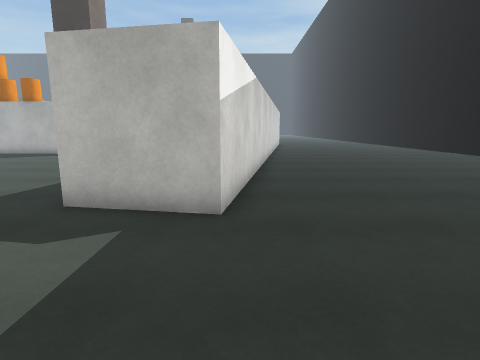
[1] (above)

22 first-person views from a walk through a 3-D level made in the Unity game engine. The camera is 1.4 m above the floor, tilts 10° down and sees 80° across. The floor is counted in squares, 1 m on a side. Each view is taken from the middle of a square. On the plan, view 1 faces up. The plan holds only what a view shows up to about 14 squares ahead; the rest is blank. The place goes on beyond the plan. The player is left out. Surface patterns are stand-ins for the level's own textures.

[2]
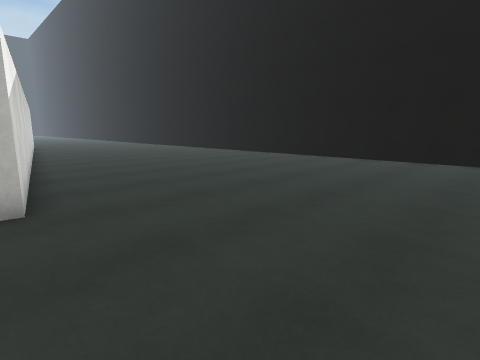

[3]
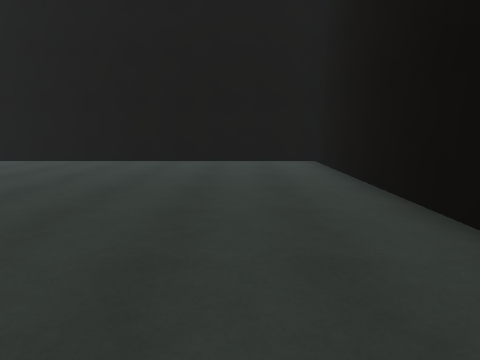

[4]
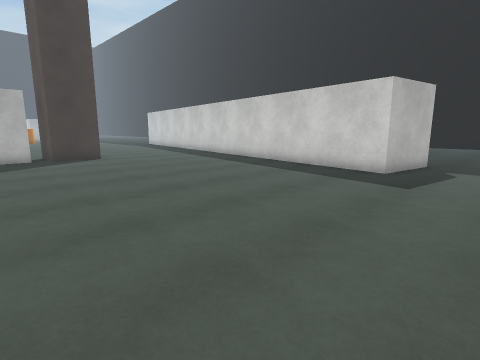

[5]
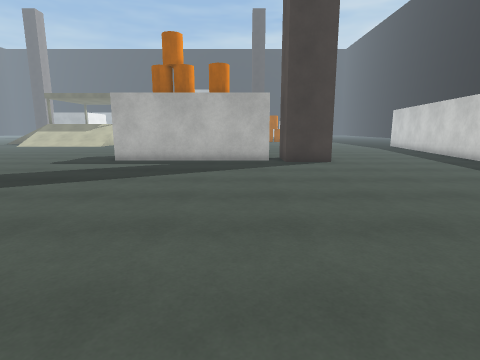

[6]
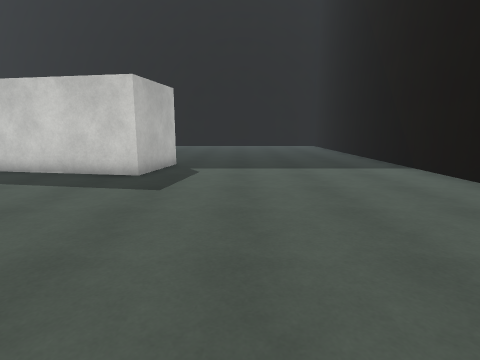

[7]
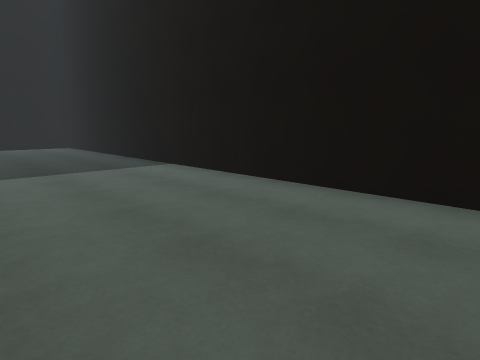

[8]
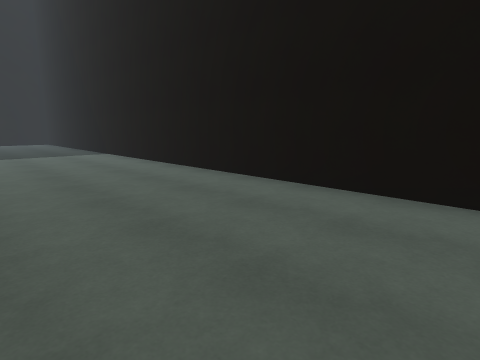

[9]
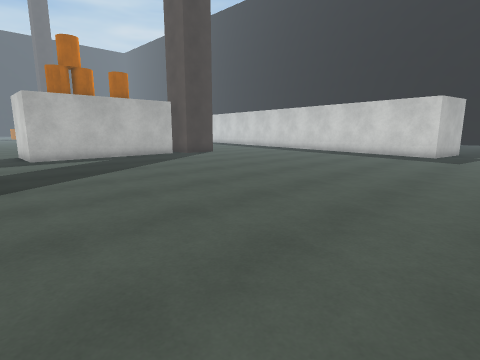

[10]
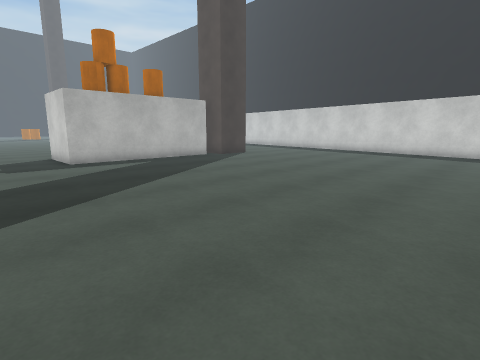

[11]
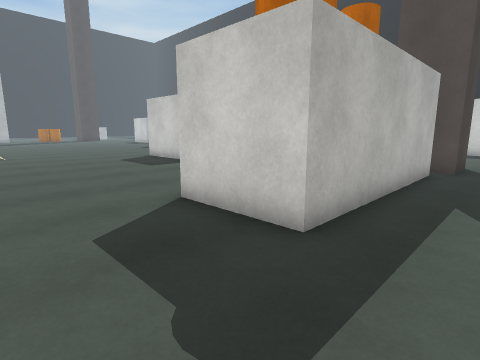

[12]
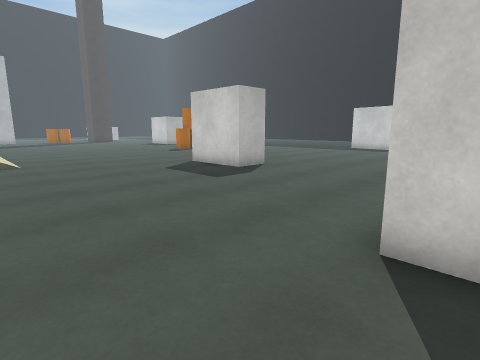

[13]
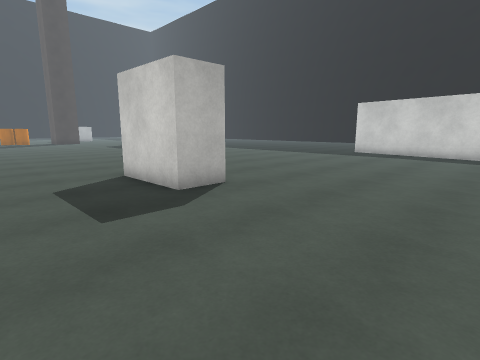

[14]
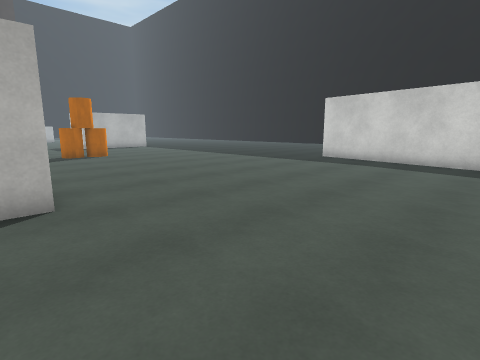

[15]
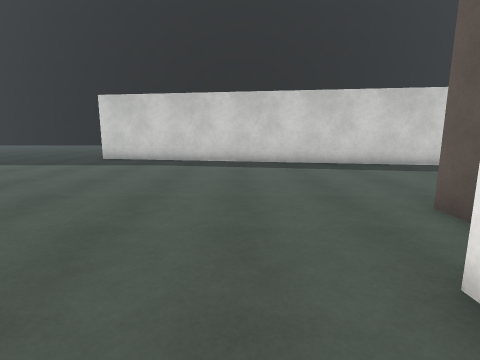

[16]
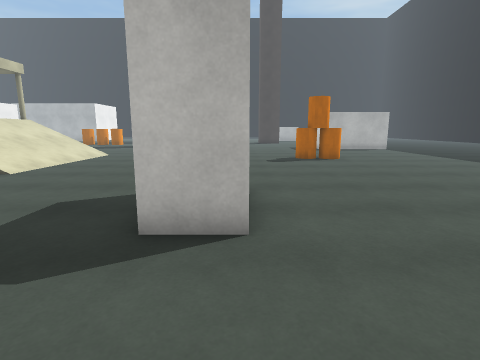

[17]
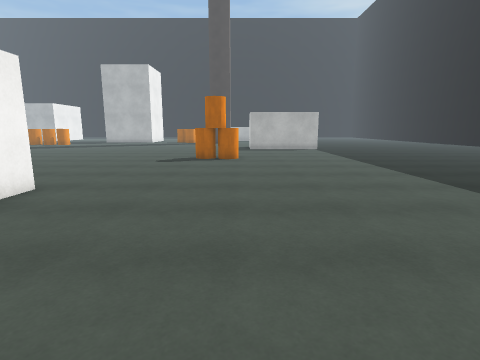

[18]
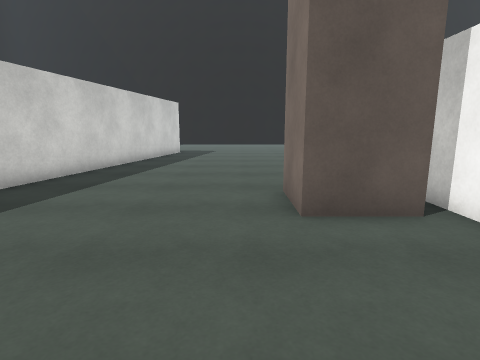

[19]
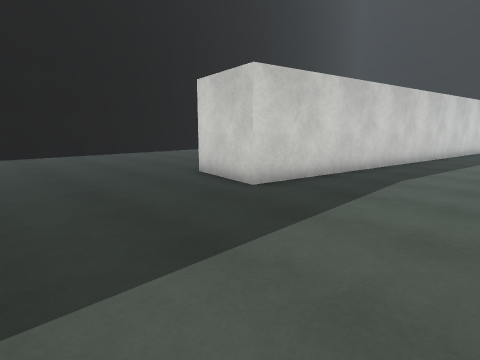

[20]
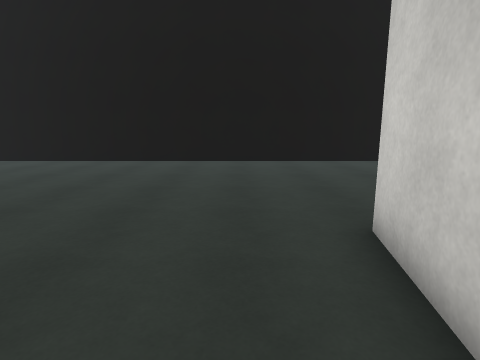

[21]
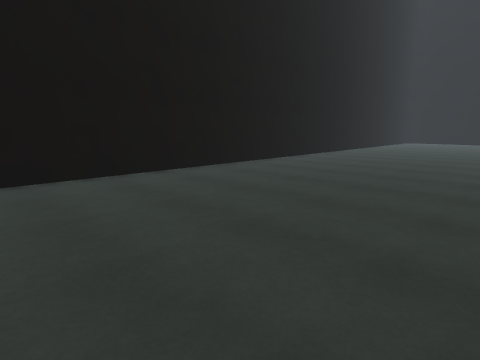

[22]
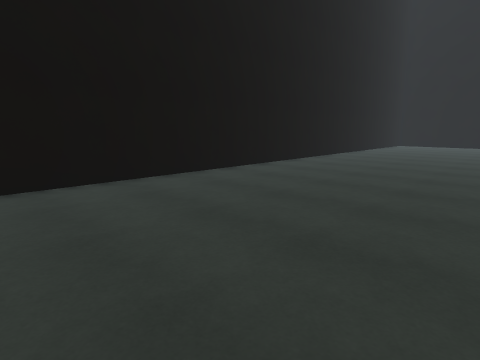

### Floor plan
Points are (right, up) in squares from view 1. A wall is a line through its corners. A room is listed if a view was taken in it or the views show most of it. See-through windows are left out.
Room 1 (views 1, 2, 3, 4, 5, 6, 7, 8, 9, 10, 11, 12, 13, 14, 15, 16, 17, 18, 19, 20, 21, 22)
walls: (-10, 18.5) (-8, 18.5) (-8, 16.5) (-10, 16.5); (-10.6, 17) (-17.7, 17) (-17.7, 20.1); (-10.7, 18.8) (-10.7, 17.4); (1.7, 15.9) (-0.3, 4.6) (-3.3, 5.1) (0.9, 28.7) (3.9, 28.1); (-11.8, 26.7) (-13.4, 26.7) (-13.4, 29.8); (-11.9, 29.8) (-11.9, 28.6); (3.9, -4.4) (12.9, -4.4) (12.9, 37.5); (-18.5, -4.4) (2.2, -4.4)
objects: orange barrel (-9, 37); orange barrel (-8, 37) to (-7, 37)

Positions as (right, up) in squares from view 1, and headings:
1: (0, 0), facing up
2: (-1, -1), facing up-right
3: (0, -1), facing right
4: (-13, 2), facing up-right
5: (-12, 4), facing up
6: (-12, 2), facing right
7: (-12, 2), facing down-right
8: (-19, 2), facing down-right
9: (-20, 2), facing up-right
10: (-21, 4), facing up-right
11: (-21, 15), facing up-right
12: (-21, 19), facing up-right
13: (-17, 21), facing up-right
14: (-13, 21), facing up-right
15: (-13, 22), facing right
16: (-12, 23), facing up
17: (-7, 23), facing up
18: (-7, 23), facing down
19: (-4, 34), facing down-right
20: (0, 30), facing right
21: (4, 29), facing down-right
22: (5, 23), facing down-right
